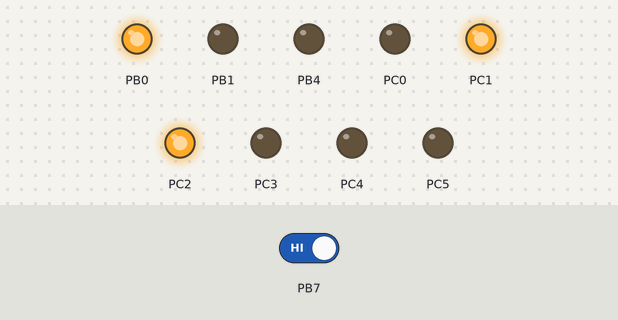
Bench run of a program on a simulated ATmega328P, built with avr-gcc and emulated at 2 MHz. Shown: output pins drawn as LEDs (lit = HIGH). The test bench sets the inputs (shaded band); at power-on: PB7 HIGH.

Above: at 1.2 s.
1.3 s: PB7 driven LOW
At 2.4 s:
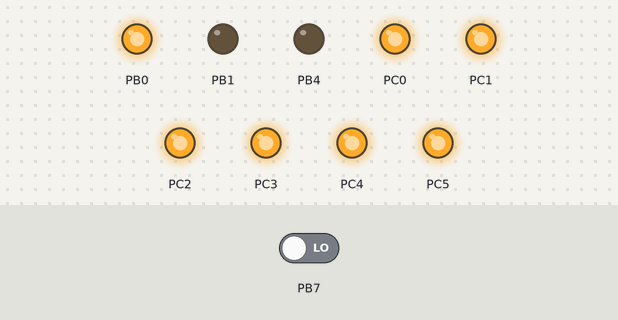
2.8 s: PB7 driven HIGH
At 5.5 s:
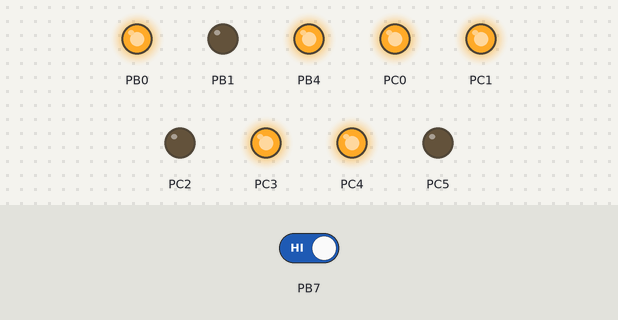
At 6.5 s:
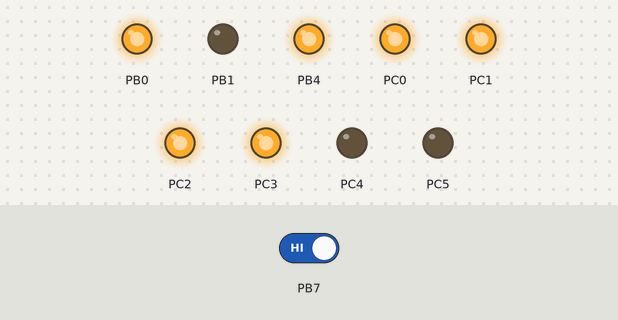
Timing chart, 0 to 27.2 s (numbered marks = the images above; inputs shaded):
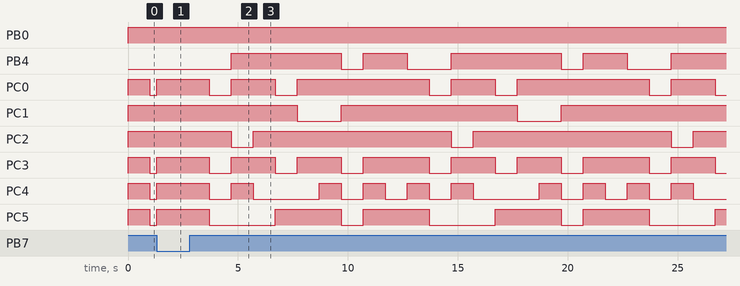

The program:

main.c
```c
/*
 * Lab6_Prelab.c
 *
 * Created: 30/09/2026 12:25:28 pm
 * Author : disiz
 */

#define F_CPU 2000000UL
#include <avr/io.h>
#include <util/delay.h>
#include <avr/interrupt.h>

uint8_t seg_pattern[10] = {
	0x3F,   // 0
	0x06,   // 1
	0x5B,   // 2
	0x4F,   // 3
	0x66,   // 4
	0x6D,   // 5
	0x7D,   // 6
	0x07,   // 7
	0x7F,   // 8
	0x6F    // 9
};

// Function due to g being in a different port
void display_digit(uint8_t digit)
{
	uint8_t pattern = seg_pattern[digit];

	PORTC = (PORTC & ~0x3F) | (pattern & 0x3F);

	if (pattern & (1 << 6))
	{
		PORTB |= (1 << PB4);
	}
	else
	{
		PORTB &= ~(1 << PB4);
	}
}


int main(void)
{
	DDRC |= 0b00111111;

	DDRB |= (1 << PB0) | (1 << PB1) | (1 << PB4);
	DDRB &= ~(1 << PB7);

	PORTB |= (1 << PB0);
	PORTB &= ~(1 << PB1);


	uint8_t counter = 0;

    while (1)
    {
		display_digit(counter);
		uint8_t reset_pressed = 0;


		// wait 1 sec while checking every 0.1
		for (uint8_t i = 0; i < 10; i++)
		{
			_delay_ms(100);

			// if pb is low
			if (!(PINB & (1 << PB7)))
			{
				counter = 0;
				reset_pressed = 1;
				break;
			}
		}
		// if button pressed reset
		if (reset_pressed)
		{
			continue;
		}

		// +1
		counter++;

		// after 9 go back to 0
		if (counter > 9)
		{
			counter = 0;
		}
    }
}
```

Measured:
- after the input at 1.3 s, PB4: stays LOW (without the input it goes to HIGH after 0.70 s); PC0, PC3, PC4: LOW → HIGH after 0.00 s instead of 0.70 s; PC2: stays HIGH (without the input it goes to LOW after 0.70 s); PC5: LOW → HIGH at once
- after the input at 2.8 s, PB4: LOW → HIGH after 1.9 s, → LOW 5.0 s later, → HIGH 1.0 s later, → LOW 2.0 s later, … (9 changes in this stretch); PC0: HIGH → LOW after 0.90 s, then repeats every 10.0 s: HIGH 2.0 s, LOW 1.0 s, HIGH 6.0 s, LOW 1.0 s
